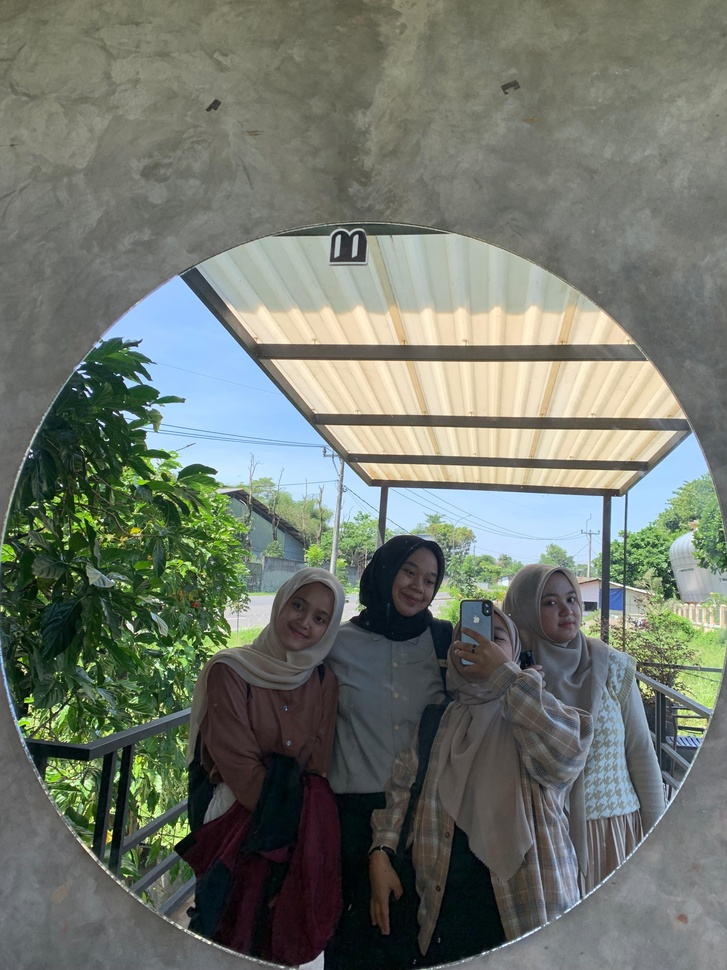
#> input picture sesi4.jpeg, 727 x 970 px, shrunk from 3024 x 4032 before the run
$ python sesi4_no3.py
#> lines starting #> are read from the running program, lines starting #| are printed output that depends on the picture
import imageio
import numpy as np
import matplotlib.pyplot as plt

# Membaca citra dengan mode grayscale
image = imageio.imread('sesi4.jpeg', mode='F')
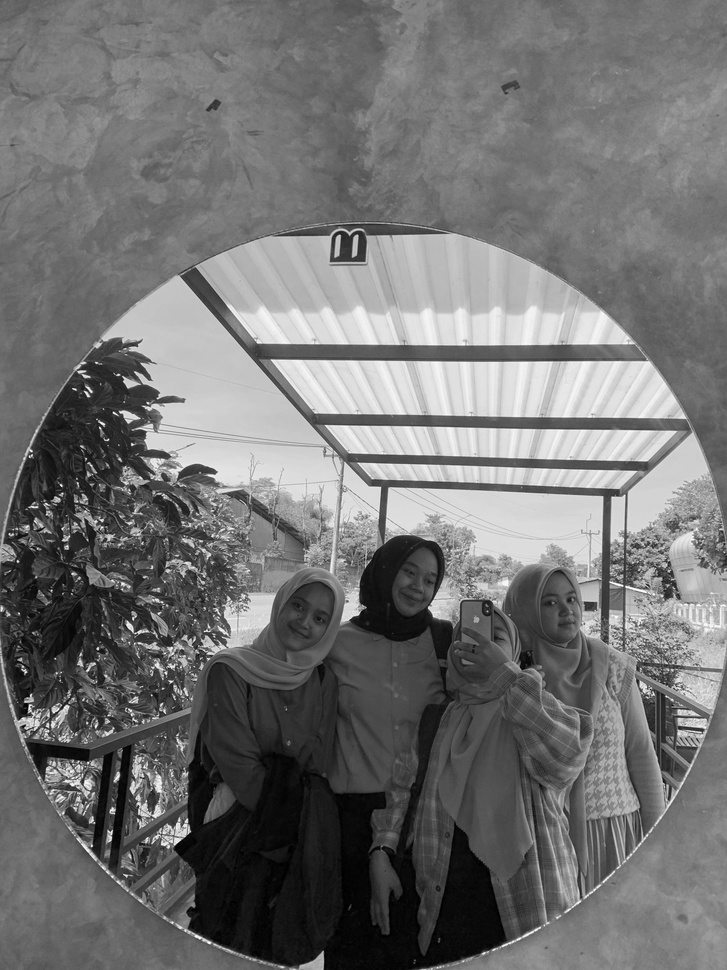
#> image: shape (970, 727) float32; min 0, max 254.8, mean 114.6
image = image / 255.0  # Pastikan nilai piksel dalam rentang 0-1

# Menghitung histogram dan histogram kumulatif
histogram, bin_edges = np.histogram(image, bins=256, range=(0, 1))
#> histogram = 256 values, max 9700 at index 117, min 10 at index 254, mean 2754.6; bin_edges = 257 values from 0 to 1
cdf = histogram.cumsum()  # histogram kumulatif
#> cdf = 256 values from 110 to 705190
cdf_normalized = cdf / cdf.max()  # normalisasi cdf ke rentang 0-1
#> cdf_normalized = 256 values from 0.000156 to 1

# Melakukan ekualisasi histogram
image_equalized = np.interp(image.flatten(), bin_edges[:-1], cdf_normalized)
image_equalized = image_equalized.reshape(image.shape)
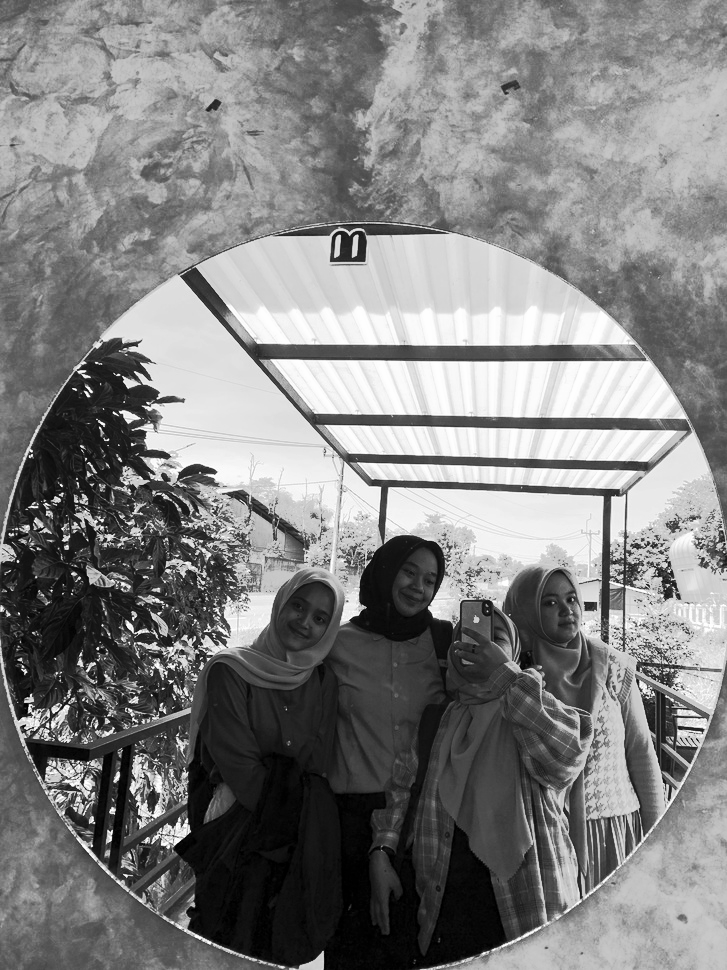
#> image_equalized: shape (970, 727) float64; min 0.000156, max 1, mean 0.506

# Menampilkan hasil
fig, (ax1, ax2) = plt.subplots(1, 2, figsize=(12, 6))
ax1.imshow(image, cmap='gray')
ax1.set_title('Citra Asli')
ax2.imshow(image_equalized, cmap='gray')
ax2.set_title('Citra Setelah Ekualisasi Histogram')
plt.show()
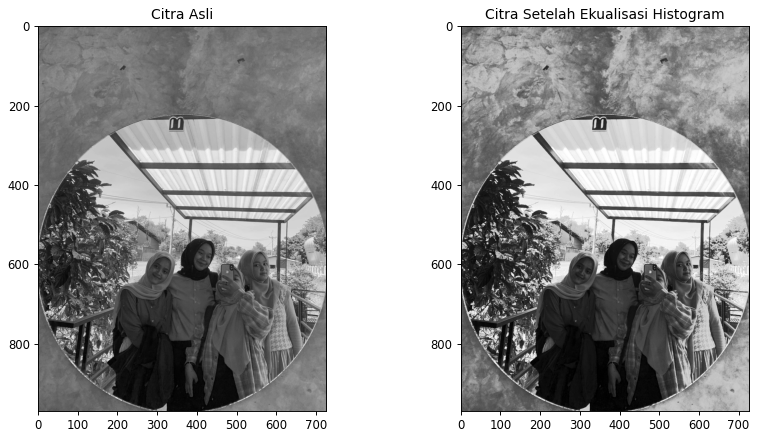
#> figure drawn by matplotlib, 2 panels
